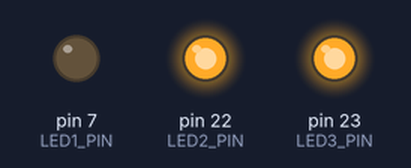
A sketch run on a simulated Arduino Mega 2560, built with avr-gcc and run on an emulated ATmega2560. Shown: output pins drawn as LEDs (lit = HIGH).

Above: at 0.3 s.
At 20.7 s:
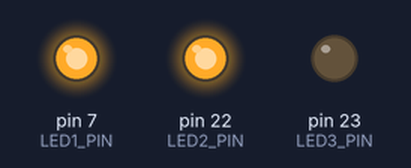
At 100.9 s:
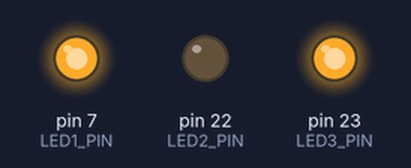
Timing chart, 0 to 122.1 s (numbered marks = the images above):
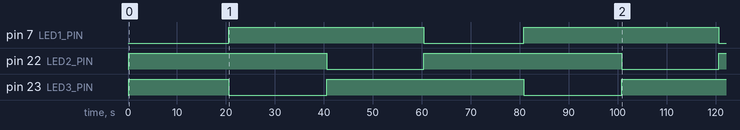

The sketch:

iot6.cpp.ino
```cpp
#define LED1_PIN 7
#define LED2_PIN 22
#define LED3_PIN 23

int number = 0;

void setup() {
  pinMode(LED1_PIN, OUTPUT);
  pinMode(LED2_PIN, OUTPUT);
  pinMode(LED3_PIN, OUTPUT);
}

void loop() {
  delay(200); // Delay of 200 milliseconds

  if (number <= 100) {
    digitalWrite(LED1_PIN, LOW);
    digitalWrite(LED2_PIN, HIGH);
    digitalWrite(LED3_PIN, HIGH);
  } else if (number > 101 && number <= 200) {
    digitalWrite(LED1_PIN, HIGH);
    digitalWrite(LED2_PIN, HIGH);
    digitalWrite(LED3_PIN, LOW);
  } else if (number > 201 && number <= 300) {
    digitalWrite(LED1_PIN, HIGH);
    digitalWrite(LED2_PIN, LOW);
    digitalWrite(LED3_PIN, HIGH);
  }

  number = (number + 1) % 301; // Increment number and wrap around after 300
}
```

Measured:
- by itself, pin 7 (LED1_PIN): alternates HIGH for 39.8 s and LOW for 20.4 s
- by itself, pin 22 (LED2_PIN): alternates HIGH for 40.4 s and LOW for 19.8 s
- by itself, pin 23 (LED3_PIN): goes HIGH 20.4 s, LOW 20.0 s, HIGH 40.2 s, LOW 20.0 s, then HIGH
